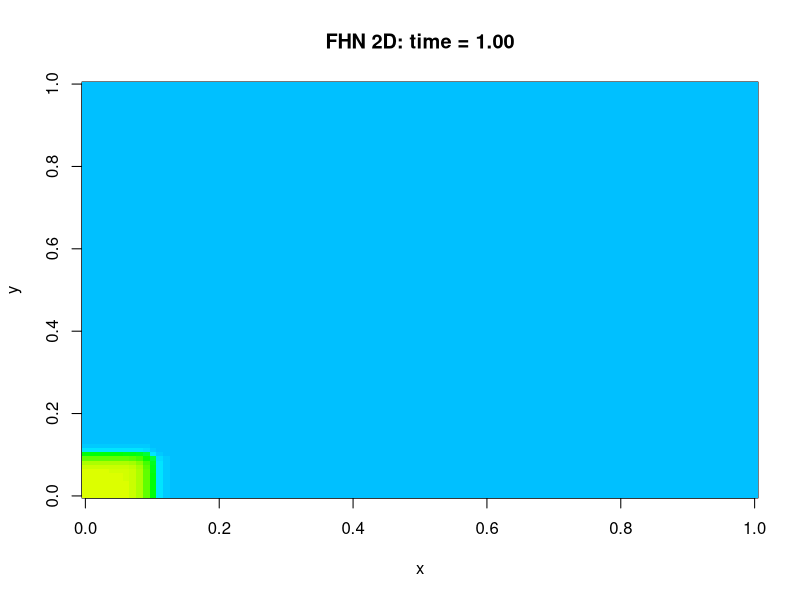
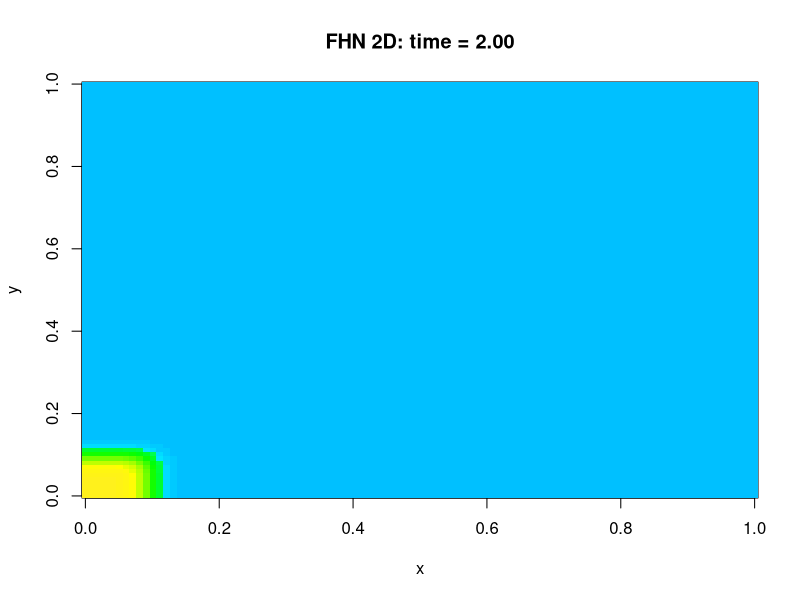
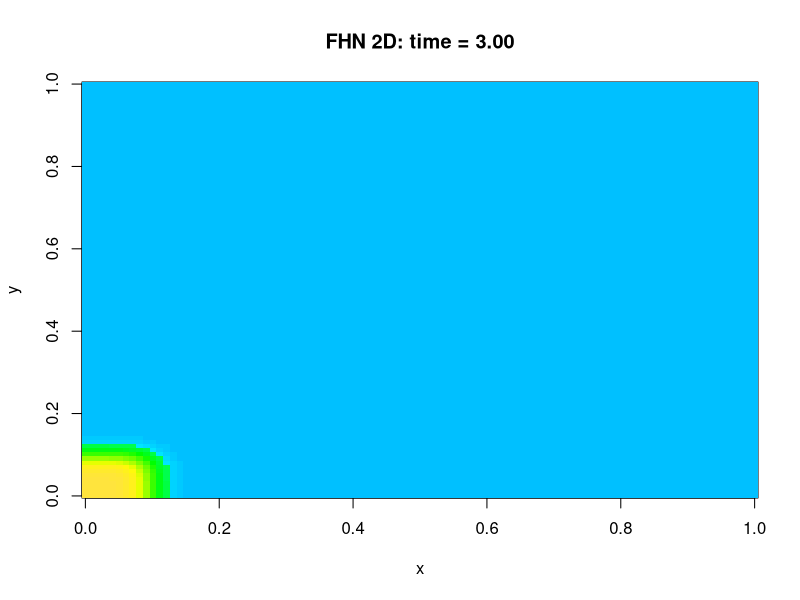
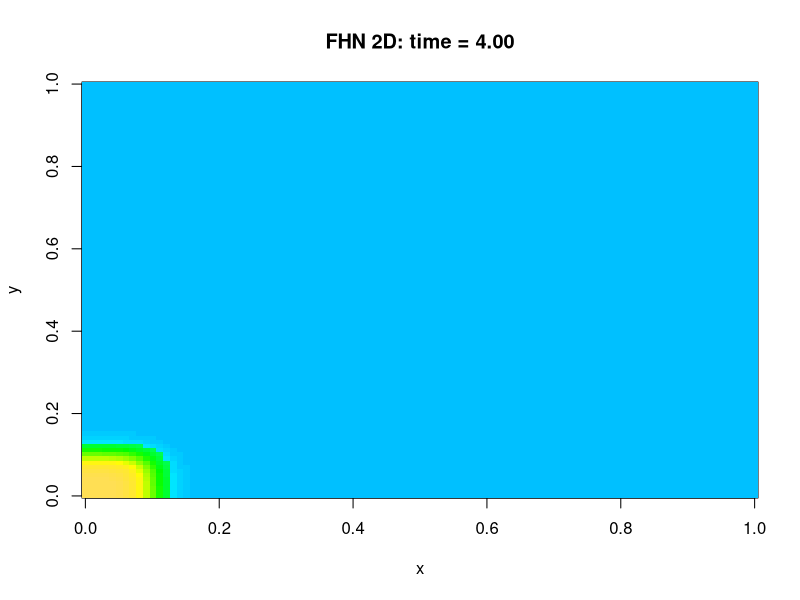
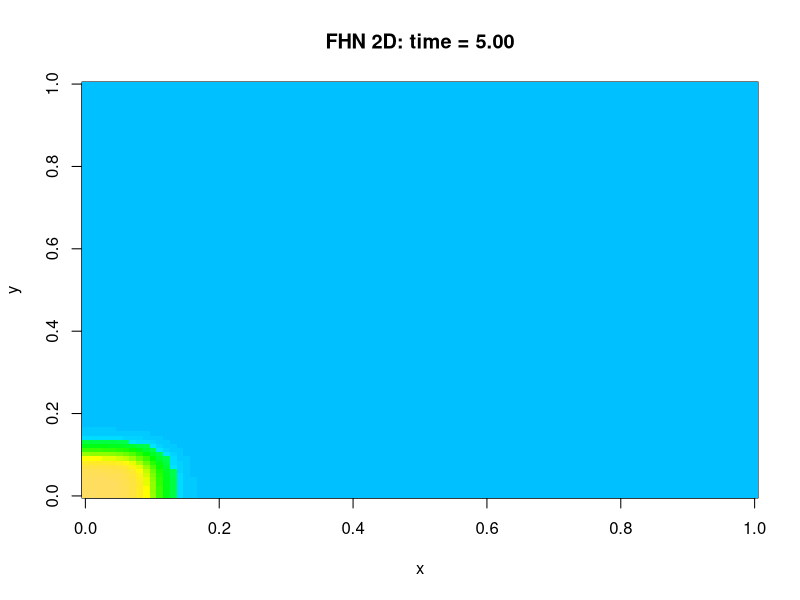
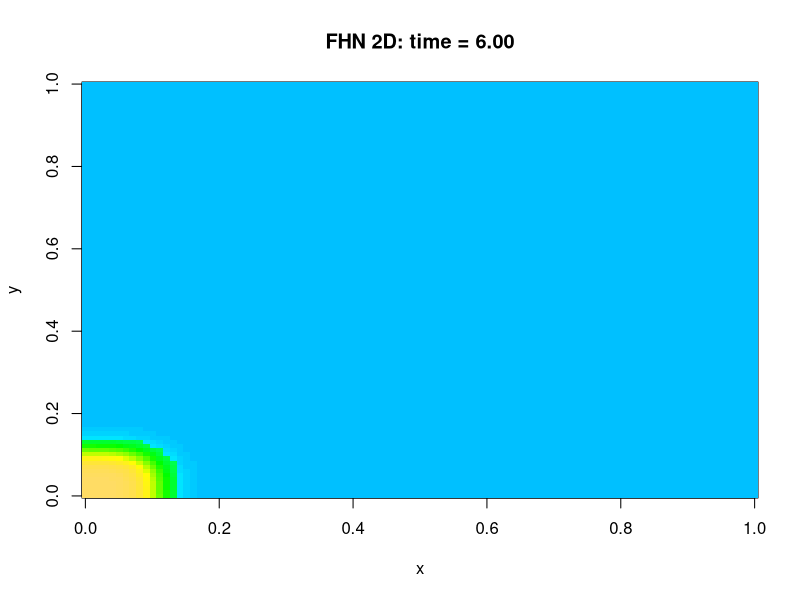
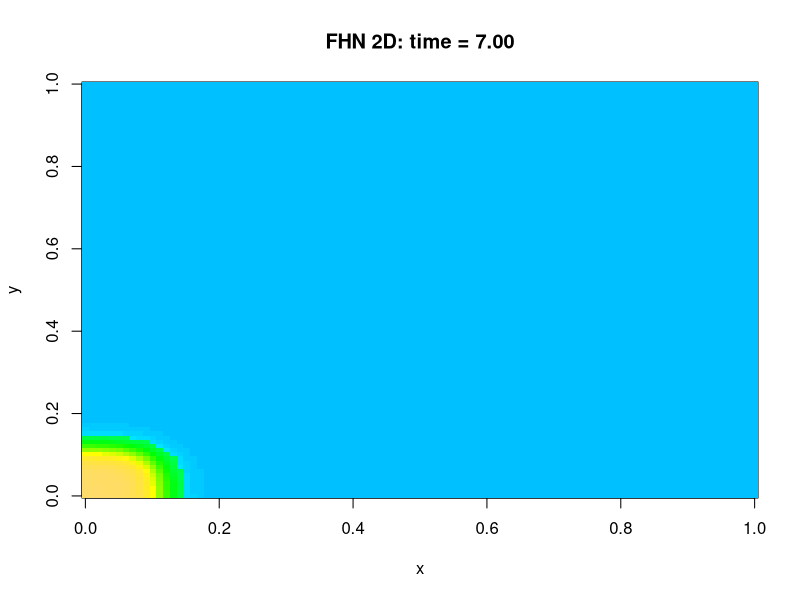
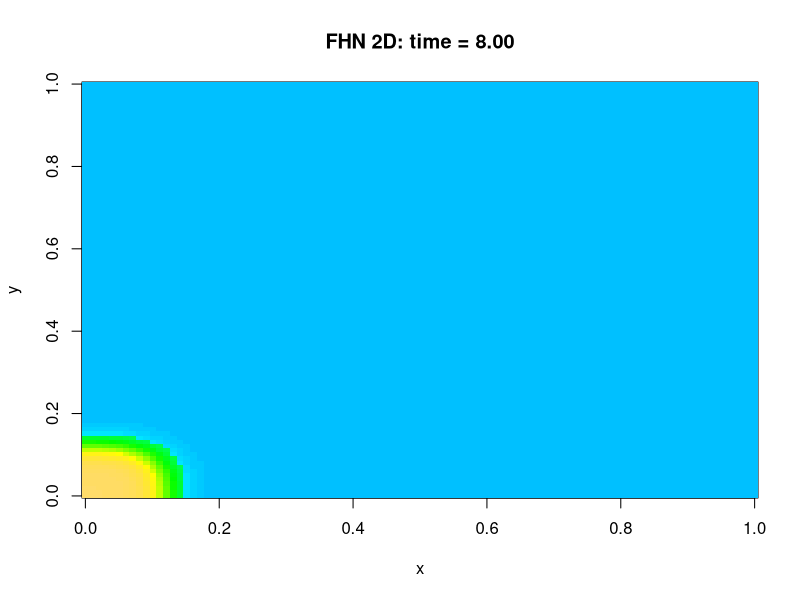

R code for these plots, in order:
rm(list=ls())

# Parameters
dt <- 0.05       # time step
Nt <- 1500       # number of time steps
Nx <- 100        # grid size (Nx x Nx)
dx <- 1.0        # spatial step
D <- 1.0         # diffusion coefficient for v
p <- D * dt / dx^2  # diffusion factor

# FHN model parameters
r  <- 0.1        # rate parameter for v
K  <- 1.0        # carrying capacity
a  <- 0.1        # threshold parameter
I0 <- 0          # external input
b  <- 1          # coupling from w to v
ep <- 0.005      # recovery rate for w

tplot <- 20      # plot interval (time steps)
framepause <- 0.1

# Define model functions
f_v <- function(v, w) {
  r * v * (1 - v/K) * (v/a - 1) - b * w + I0
}
f_w <- function(v, w) {
  ep * (v - w)
}

# Initialize state matrices
v <- matrix(0, nrow = Nx, ncol = Nx)
w <- matrix(0, nrow = Nx, ncol = Nx)
v[1:10, 1:10] <- 0.5  # initial condition patch for v

# Function to create a 1D diffusion matrix (for no-flux boundaries)
create_diffusion_matrix <- function(N, p) {
  A <- matrix(0, nrow = N, ncol = N)
  for (i in 2:(N-1)) {
    A[i, i-1] <- p
    A[i, i]   <- -2 * p
    A[i, i+1] <- p
  }
  A[1,1] <- -p; A[1,2] <- p
  A[N,N-1] <- p; A[N,N] <- -p
  A
}
A_diff <- create_diffusion_matrix(Nx, p)

# Time evolution
for (n in 1:Nt) {
  # Compute diffusion in both dimensions: use separable Laplacian (A*v + v*A)
  v_diff <- A_diff %*% v + v %*% A_diff
  v_new <- v + dt * f_v(v, w) + v_diff
  w_new <- w + dt * f_w(v, w)
  
  v <- v_new
  w <- w_new
  
  if (n %% tplot == 0) {
    image(v, col = topo.colors(100), zlim = c(-0.5, 1.2),
          main = sprintf("FHN 2D: time = %.2f", n * dt),
          xlab = "x", ylab = "y")
    Sys.sleep(framepause)
  }
}
